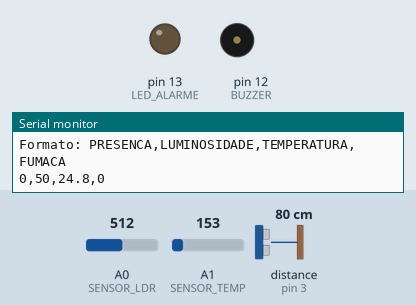
Bench run of a sketch on a simulated Arduino Uno, built with avr-gcc and run on an emulated ATmega328P. Parts: output pins drawn as LEDs (lit = HIGH), buzzer (waves = sounding, pin HIGH), the last lines printed to the serial monitor. Wiring (inferred from the names in the program): ultrasonic range finder: trigger pin 2; echo pin 3. The inputs (shaded band) are chosen by the test bench; at power-on: A1 (SENSOR_TEMP) = 153, distance to the obstacle (sensor on pin 3) 80 cm, A0 (SENSOR_LDR) = 512. The echo pulse lasts 58.3 µs per cm; random numbers use the default seed unless the sketch sets one; pins used as bus, display or sensor lines are not drawn.

Above: at 3.2 s.
3.3 s: A1 (SENSOR_TEMP) set to 181
At 4.11 s:
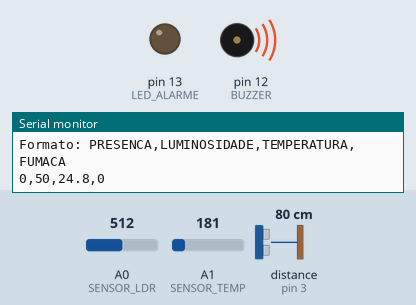
8.0 s: distance to the obstacle (sensor on pin 3) set to 24 cm
11.5 s: distance to the obstacle (sensor on pin 3) set to 20 cm
At 14.3 s:
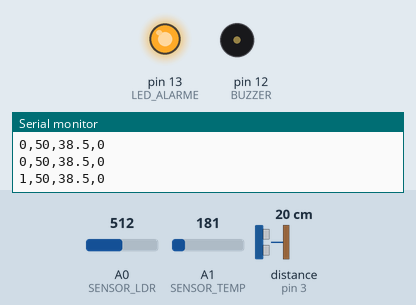
17.0 s: A1 (SENSOR_TEMP) set to 165
19.7 s: A1 (SENSOR_TEMP) set to 175
At 19.94 s:
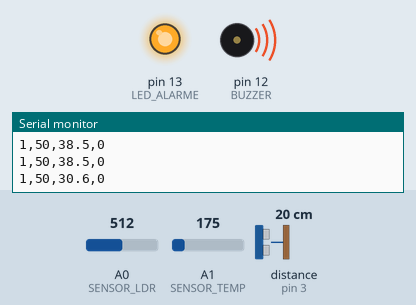
23.7 s: A1 (SENSOR_TEMP) set to 133
Timing chart, 0 to 26.7 s (numbered marks = the images above; inputs shaded):
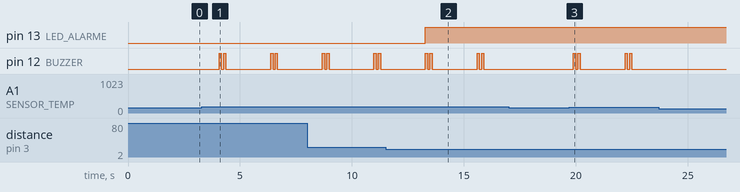

The sketch:

arduino_sensores.ino
```cpp
// Código Arduino para Sensores IoT - LogiTrack
// Este código lê sensores de presença/distância, luminosidade e temperatura
// e envia os dados via Monitor Serial

/*
Atividade de:

Antony Rafael - https://github.com/MyAntony
Débora Magalhães - https://github.com/Debs2Dev
Brunna Barreto - https://github.com/brunnabarreto
Luís Felipe - https://github.com/IamLiper
*/

// Definição dos pinos
const int SENSOR_DISTANCIA_TRIG = 2;
const int SENSOR_DISTANCIA_ECHO = 3;
const int SENSOR_LDR = A0;  // Sensor de luminosidade (LDR)
const int SENSOR_TEMP = A1; // Sensor de temperatura (TMP36)
const int LED_ALARME = 13;  // LED para simular alarme
const int BUZZER = 12;      // Buzzer para sirene

// Variáveis globais
long duracao;
int distancia;
int luminosidade;
float temperatura;
bool presencaDetectada = false;
bool fumacaDetectada = false;

// Configurações
const int DISTANCIA_LIMITE = 20; // cm - distância para detectar presença
const int LUMINOSIDADE_MIN = 30; // Valor mínimo para considerar escuro
const float TEMP_MAX = 35.0;     // Temperatura máxima antes de ativar sirene

void setup() {
  // Inicializar comunicação serial
  Serial.begin(9600);

  // Configurar pinos do sensor ultrassônico
  pinMode(SENSOR_DISTANCIA_TRIG, OUTPUT);
  pinMode(SENSOR_DISTANCIA_ECHO, INPUT);

  // Configurar pinos de saída
  pinMode(LED_ALARME, OUTPUT);
  pinMode(BUZZER, OUTPUT);

  // Inicializar com LEDs desligados
  digitalWrite(LED_ALARME, LOW);
  digitalWrite(BUZZER, LOW);

  Serial.println("=== LogiTrack - Sistema de Sensores IoT ===");
  Serial.println("Sistema inicializado!");
  Serial.println("Formato: PRESENCA,LUMINOSIDADE,TEMPERATURA,FUMACA");
  delay(2000);
}

void loop() {
  // Ler sensor de distância (simula presença)
  lerSensorDistancia();

  // Ler sensor de luminosidade
  lerSensorLuminosidade();

  // Ler sensor de temperatura
  lerSensorTemperatura();

  // Simular detecção de fumaça (aleatório)
  simularDeteccaoFumaca();

  // Processar lógica de segurança
  processarSeguranca();

  // Enviar dados via serial
  enviarDadosSerial();

  // Aguardar antes da próxima leitura
  delay(2000);
}

void lerSensorDistancia() {
  // Limpar o pino trigger
  digitalWrite(SENSOR_DISTANCIA_TRIG, LOW);
  delayMicroseconds(2);

  // Enviar pulso de 10 microssegundos
  digitalWrite(SENSOR_DISTANCIA_TRIG, HIGH);
  delayMicroseconds(10);
  digitalWrite(SENSOR_DISTANCIA_TRIG, LOW);

  // Ler o tempo de retorno do echo
  duracao = pulseIn(SENSOR_DISTANCIA_ECHO, HIGH);

  // Calcular distância em cm
  distancia = duracao * 0.034 / 2;

  // Verificar se há presença
  if (distancia > 0 && distancia <= DISTANCIA_LIMITE) {
    presencaDetectada = true;
  } else {
    presencaDetectada = false;
  }
}

void lerSensorLuminosidade() {
  // Ler valor do LDR (0-1023)
  int valorLDR = analogRead(SENSOR_LDR);

  // Converter para porcentagem (0-100%)
  luminosidade = map(valorLDR, 0, 1023, 0, 100);
}

void lerSensorTemperatura() {
  // Ler valor do sensor TMP36
  int valorTemp = analogRead(SENSOR_TEMP);

  // Converter para voltagem
  float voltagem = valorTemp * (5.0 / 1023.0);

  // Converter para temperatura em Celsius
  temperatura = (voltagem - 0.5) * 100.0;
}

void simularDeteccaoFumaca() {
  // Simular detecção de fumaça com probabilidade baixa
  // Em um projeto real, seria conectado um sensor MQ-2 ou similar
  int random_val = random(0, 100);
  if (random_val < 2) { // 2% de chance
    fumacaDetectada = true;
  } else {
    fumacaDetectada = false;
  }
}

void processarSeguranca() {
  // Processar alarme de presença
  if (presencaDetectada) {
    digitalWrite(LED_ALARME, HIGH);
  } else {
    digitalWrite(LED_ALARME, LOW);
  }

  // Processar sirene por temperatura alta ou fumaça
  if (temperatura > TEMP_MAX || fumacaDetectada) {
    // Ativar sirene (buzzer intermitente)
    digitalWrite(BUZZER, HIGH);
    delay(100);
    digitalWrite(BUZZER, LOW);
    delay(100);
    digitalWrite(BUZZER, HIGH);
    delay(100);
    digitalWrite(BUZZER, LOW);
  } else {
    digitalWrite(BUZZER, LOW);
  }
}

void enviarDadosSerial() {
  // Enviar dados no formato CSV
  Serial.print(presencaDetectada ? "1" : "0");
  Serial.print(",");
  Serial.print(luminosidade);
  Serial.print(",");
  Serial.print(temperatura, 1);
  Serial.print(",");
  Serial.print(fumacaDetectada ? "1" : "0");
  Serial.println();

  // Enviar dados formatados para debug (opcional)
  /*
  Serial.println("--- Leitura dos Sensores ---");
  Serial.print("Presença: ");
  Serial.println(presencaDetectada ? "DETECTADA" : "NÃO DETECTADA");
  Serial.print("Distância: ");
  Serial.print(distancia);
  Serial.println(" cm");
  Serial.print("Luminosidade: ");
  Serial.print(luminosidade);
  Serial.println("%");
  Serial.print("Temperatura: ");
  Serial.print(temperatura);
  Serial.println("°C");
  Serial.print("Fumaça: ");
  Serial.println(fumacaDetectada ? "DETECTADA" : "NÃO DETECTADA");
  Serial.println("---------------------------");
  */
}
```

Measured:
- the behaviour switches between 173 and 174 on A1 (SENSOR_TEMP) (found by bisection; images 0 and 1)
- the behaviour switches between 22 and 21 cm on distance to the obstacle (sensor on pin 3) (found by bisection; images 1 and 2)
- after the input at 3.3 s, pin 12 (BUZZER): LOW → HIGH after 0.77 s, → LOW 0.10 s later, → HIGH 0.10 s later, → LOW 0.10 s later, … (8 changes in this stretch)
- after the input at 11.5 s, pin 13 (LED_ALARME): LOW → HIGH after 1.8 s
- after the input at 19.7 s, pin 12 (BUZZER): LOW → HIGH after 0.19 s, → LOW 0.10 s later, → HIGH 0.10 s later, → LOW 0.10 s later, … (8 changes in this stretch)
